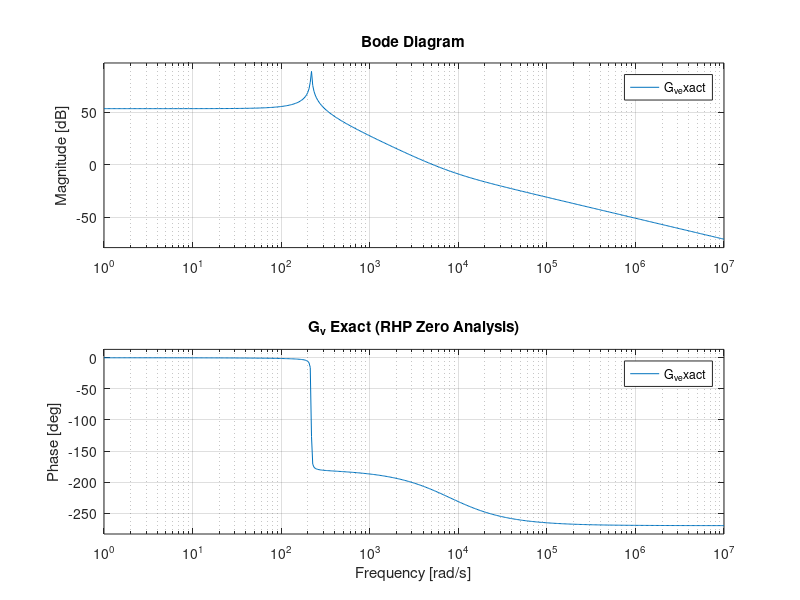
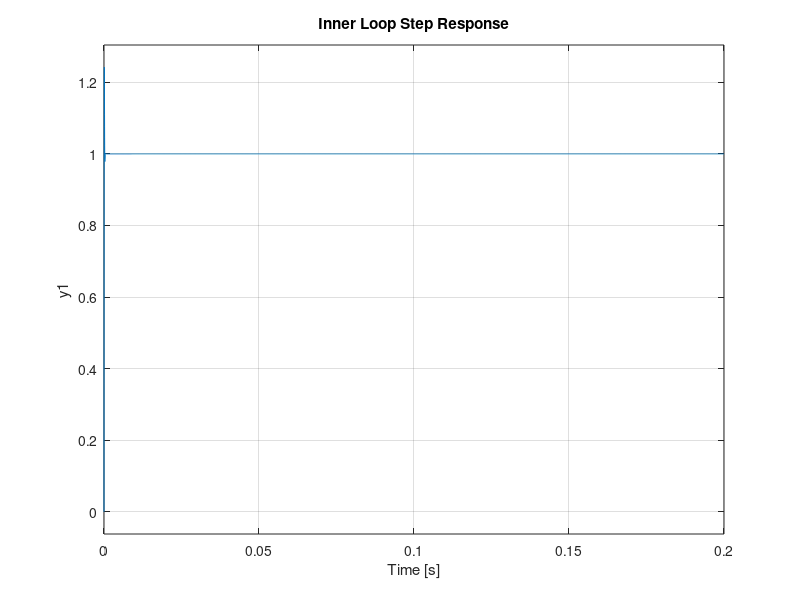
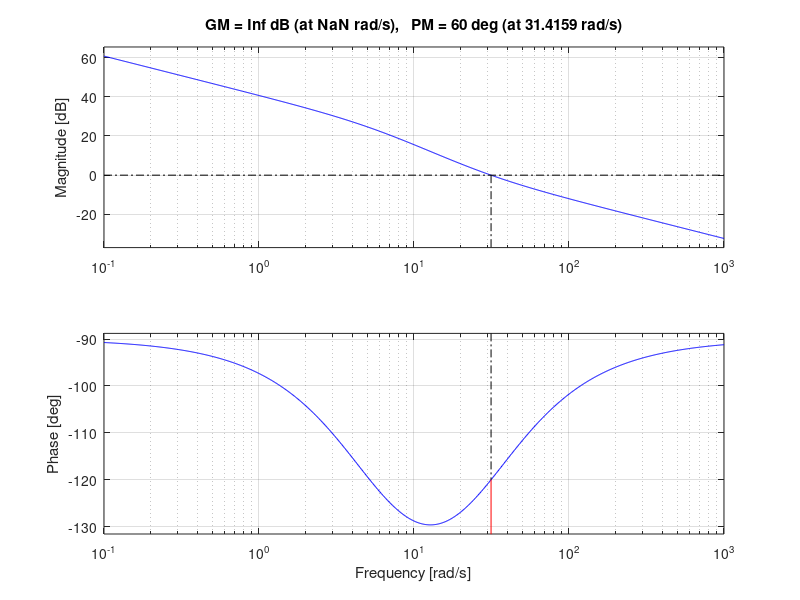
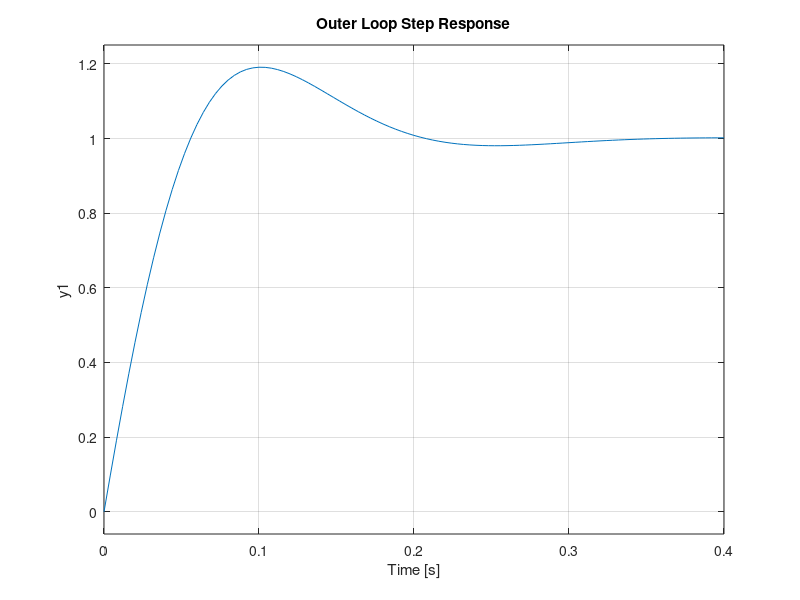

The MATLAB source for these figures, in order:
clear; clc; close all;

Vac_rms = 240;
Vac_peak = Vac_rms * sqrt(2);
f_line = 60;
omega_line = 2*pi*f_line;
V_batt = 400;
I_L = 60*sqrt(2);
D = 1 - Vac_peak/V_batt;
D_prime = 1 - D;
P_avg = Vac_rms * 60;
I_batt = P_avg / V_batt;
R = V_batt / I_batt;
L = 500e-6;
C = 30e-3;
fs = 100e3;

% transfer function
s = tf('s');
den_coeff = [L*C, L/R, D_prime^2];
num_i_coeff = [V_batt*C, V_batt/R + D_prime*I_L];
num_v_coeff = [-L*I_L, D_prime*V_batt];

G_i_exact = tf(num_i_coeff, den_coeff);
G_v_exact = tf(num_v_coeff, den_coeff);

omega_n = D_prime / sqrt(L*C);
zeta = 1 / (2*R*C*omega_n);
fn = omega_n / (2*pi);
z_voltage_rhp = num_v_coeff(2)/(-num_v_coeff(1));


%inner current loop
fc_i = fs / 20;
omega_c_i = 2*pi*fc_i;
PM_i_target = 60;

[mag_i, phase_i] = bode(G_i_exact, omega_c_i);
mag_plant_i = mag_i;
phase_plant_i = phase_i;

phi_z_needed_i = -90 + PM_i_target - phase_plant_i;
omega_z_i = omega_c_i / tand(phi_z_needed_i);
Kp_i = omega_c_i / (mag_plant_i * sqrt(omega_c_i^2 + omega_z_i^2));
Ki_i = Kp_i * omega_z_i;

C_i = Kp_i + Ki_i/s;
L_i_ol = C_i * G_i_exact;
[Gm_i, Pm_i, ~, wc_i_actual] = margin(L_i_ol);
T_i_cl = feedback(L_i_ol, 1);

K_v = Vac_peak / (2 * V_batt * C);
omega_p_v = 2 / (R * C);
G_v_avg = tf(K_v, [1, omega_p_v]);

fc_v = 5;
omega_c_v = 2*pi*fc_v;
[mag_v, phase_v] = bode(G_v_avg, omega_c_v);
mag_plant_v = mag_v;
phase_plant_v = phase_v;

PM_v_target = 60;
phi_z_needed_v = -90 + PM_v_target - phase_plant_v;
omega_z_v = omega_c_v / tand(phi_z_needed_v);
Kp_v = omega_c_v / (mag_plant_v * sqrt(omega_c_v^2 + omega_z_v^2));
Ki_v = Kp_v * omega_z_v;

C_v = Kp_v + Ki_v/s;
L_v_ol = C_v * G_v_avg;
[Gm_v, Pm_v, ~, wc_v_actual] = margin(L_v_ol);
T_v_cl = feedback(L_v_ol, 1);

% gain values of PID
fprintf('Inner loop PID:')
fprintf('Kp_i = %.8f, Ki_i = %.8f\n', Kp_i, Ki_i);
fprintf('Outer loop PID')
fprintf('Kp_v = %.8f, Ki_v = %.8f\n', Kp_v, Ki_v);


% visualizations
w_vec = logspace(0, 7, 500);

subplot(2,1,1);
bode(G_i_exact, tf(V_batt, [L, 0]), w_vec); 
title('G_i: Exact vs Simplified');
legend('Exact', 'Simplified');
grid on;

subplot(2,1,2);
bode(G_v_exact, w_vec);
title('G_v Exact (RHP Zero Analysis)');
grid on;

figure(2);
subplot(2,1,1);
margin(L_i_ol);
grid on;
subplot(2,1,2);
step(T_i_cl);
title('Inner Loop Step Response');
grid on;

figure(3);
margin(L_v_ol);
grid on;

figure(4);
step(T_v_cl);
title('Outer Loop Step Response');
grid on;

% Nested Verification
L_v_nested = C_v * G_v_avg * T_i_cl;
[~, Pm_nested] = margin(L_v_nested);
fprintf('\nNested PM: %.2f degrees\n', Pm_nested);
